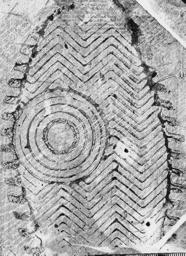
#> input picture PicturesQ4/00223.jpg, 186 x 256 px
$ python projectIM2020_q4.py
#> lines starting #> are read from the running program, lines starting #| are printed output that depends on the picture; after the words box and inside, x2 and y2 are one past the last pixel; in counts of white or black regions, pixels touching at a corner belong together
import numpy as np
import cv2
from matplotlib import pyplot as plt


# The function finds using hough circles algorithm
def hough_circles(original, maxRadius):
    image = cv2.cvtColor(original, cv2.COLOR_GRAY2BGR)
    # hough circles
    circles = cv2.HoughCircles(original, cv2.HOUGH_GRADIENT, 1, 15, param1=20, param2=55, minRadius=15, maxRadius=maxRadius)
    draw_circle(circles, image)

    return image


# draw circles
def draw_circle(circles, image):
    if circles is not None:
        circles = np.uint16(np.around(circles))

        for circle in circles[0, :]:
            # draw the outer circle
            cv2.circle(image, (circle[0], circle[1]), circle[2], (0, 255, 0), 2)
            # draw the center of the circle
            cv2.circle(image, (circle[0], circle[1]), 2, (0, 0, 255), 3)


if __name__ == "__main__":
    images = []
    titles = []

    images.append(cv2.imread("PicturesQ4/00223.jpg", 0))
    titles.append("Original")

    images.append(hough_circles(images[0], 35))
#> in hough_circles, image is the input picture: shape (256, 186, 3); min 0, max 255, mean 169.6
#> in hough_circles, `circles = cv2.HoughCircles(original, cv2.HOUGH_GRADIENT, 1, 15, param1..`: circles = [[60.5, 134.5, 33.3]]
#> in draw_circle, `circles = np.uint16(np.around(circles))`: circles = [[60, 134, 33]]
#> the loop in draw_circle, `for circle in circles[0, :]:` made 1 pass
#> after the loop in draw_circle, `for circle in circles[0, :]:`:
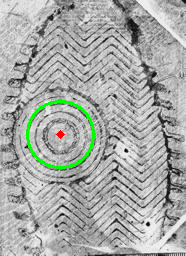
#> image: shape (256, 186, 3); 1.4% of pixels changed, all inside (x1, y1, x2, y2) = (26, 100, 95, 169)
    titles.append("MaxRadius = 35")

    images.append(hough_circles(images[0], 50))
#> in draw_circle (call 2), `circles = np.uint16(np.around(circles))`: circles = [[60, 138, 49]]
#> the loop in draw_circle (call 2), `for circle in circles[0, :]:` made 1 pass
#> after the loop in draw_circle (call 2), `for circle in circles[0, :]:`:
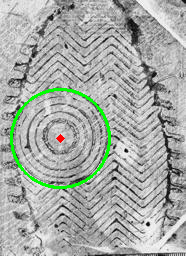
#> image: shape (256, 186, 3); 2.02% of pixels changed, all inside (x1, y1, x2, y2) = (10, 88, 111, 189)
    titles.append("MaxRadius = 50")

    for i in range(len(images)):
        plt.subplot(1, len(images), i+1)
        plt.imshow(images[i], cmap='gray')
        plt.title(titles[i])
#> this loop made 3 passes

    plt.show()
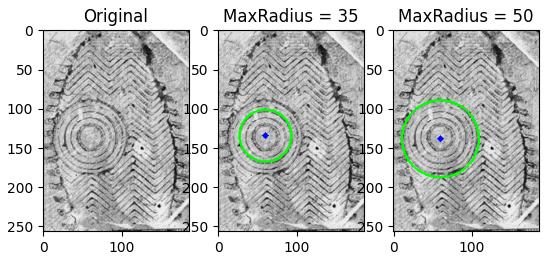
#> figure drawn by matplotlib, 3 panels; B, G, R data is drawn as R, G, B
